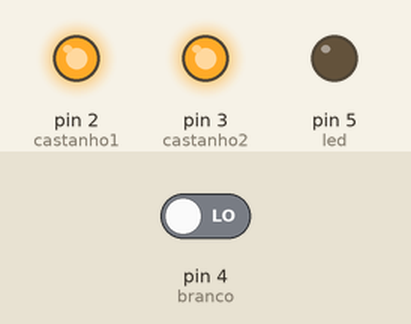
This sketch was run on a simulated Arduino Uno, built with avr-gcc and run on an emulated ATmega328P. On the bench: output pins drawn as LEDs (lit = HIGH). The inputs (shaded band) are chosen by the test bench; at power-on: pin 4 (branco) LOW.

Above: at 0.1 s.
At 1.1 s:
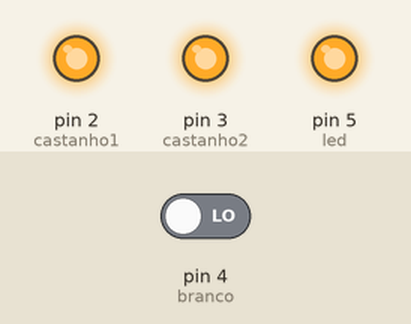
Timing chart, 0 to 2.6 s (numbered marks = the images above):
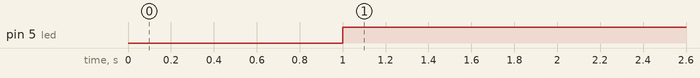

The sketch:

MorsePhotodiode.ino
```cpp
//Declaração de variaveis
int led = 5;
int branco = 4;
int castanho1 = 2;
int castanho2 = 3;
long tempo;

void setup() {
  Serial.begin(9600); //Inicialização do Serial
  pinMode(branco, INPUT);
  pinMode(castanho1, OUTPUT);
  pinMode(castanho2, OUTPUT);
  pinMode(led, OUTPUT);
  //Defenir a sensibilidade do photodiode
  digitalWrite(castanho1, HIGH);
  digitalWrite(castanho2, HIGH);
}

void loop()
{
  tempo = pulseIn(branco, HIGH); //Guardar os valores lidos pelo photodiode
  if(tempo < 500)
  {
    digitalWrite(led, HIGH);
  }
  else
  {
    digitalWrite(led, LOW);
  }
}
```

Measured:
- by itself, pin 5 (led): LOW → HIGH at 1.0 s
